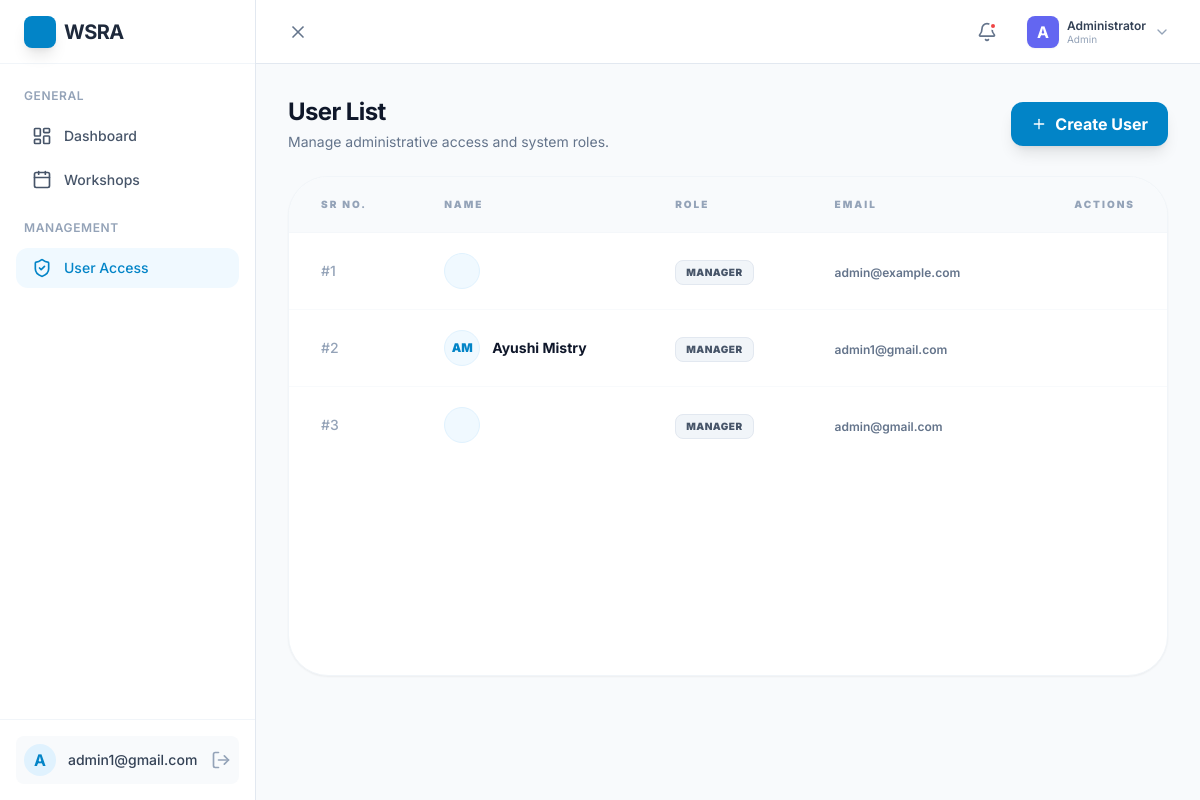
Page /show_users (signed in) on the committed database.
### main/models.py (models this page shows, shortened)
class User(AbstractBaseUser, PermissionsMixin):
    account_made_at = models.DateTimeField(auto_now=True,null=True,blank=True)
    email = models.EmailField(max_length=50, unique=True)
    password = models.CharField(max_length=500)
    first_name = models.CharField(max_length=50,blank=True,null=True)
    last_name = models.CharField(max_length=50,blank=True,null=True)
    is_admin = models.BooleanField(default=False)
    is_active = models.BooleanField(default=True)
    is_staff = models.BooleanField(default=False)
    is_superuser = models.BooleanField(default=False)
    phone_number = models.IntegerField(blank=True,null=True)
    designation = models.CharField(max_length=50,blank=True,null=True)
    roles = (("ADMIN", "ADMIN"), ("MANAGER", "MANAGER"))
    role = models.CharField(max_length=50,choices=roles, default="MANAGER")
    USERNAME_FIELD = 'email'
    objects = UserManager()

### main/views.py (the view)
# urls.py: path('show_users', views.show_users, name="show_users"),
@login_required(login_url="../login/")
def show_users(request):
	data = models.User.objects.all().order_by("-id")
	return render(request, "User/show_users.html", context={"data":data, "show_flag":True, "heading":"User List", "columns":["Sr No.", "Name", "Role", "Email"], "add_url":"/add_user", "edit_url":"/edit_user", "delete_url":"/delete_user", "user_key":True})

### main/templates/User/show_users.html (shortened to what this page needs)
{% extends "base_new.html" %}
{% load static %}
{% block content %}
<div class="space-y-6" x-data="{
    showDeleteModal: false,
    deleteUrl: '',
    confirmDelete(url) {
        this.deleteUrl = url;
        this.showDeleteModal = true;
    }
}">
    <div class="flex flex-col md:flex-row md:items-center justify-between gap-4">
        <div>
            <h1 class="text-2xl font-bold text-slate-900 tracking-tight">{{ heading }}</h1>
            <p class="text-slate-500 text-sm mt-1">Manage administrative access and system roles.</p>
        </div>
        <div>
            <a href="{{ add_url }}" class="inline-flex items-center px-5 py-2.5 bg-primary-600 text-white font-bold rounded-xl shadow-lg shadow-primary-200 hover:bg-primary-700 transition-all group">
                <i data-lucide="plus" class="w-4 h-4 mr-2 group-hover:rotate-90 transition-transform"></i>
                Create User
            </a>
        </div>
    </div>
    {% if show_flag %}
    <div class="bg-white rounded-[2.5rem] border border-slate-100 shadow-sm overflow-hidden min-h-[500px]">
        <div class="overflow-x-auto">
            <table class="w-full text-left border-collapse">
                <thead>
                    <tr class="bg-slate-50 border-b border-slate-100/50">
                        {% for i in columns %}
                            <th class="px-8 py-5 text-[10px] font-black text-slate-400 uppercase tracking-[0.2em]">{{ i }}</th>
                        {% endfor %}
                        <th class="px-8 py-5 text-[10px] font-black text-slate-400 uppercase tracking-[0.2em] text-right">Actions</th>
                    </tr>
                </thead>
                <tbody class="divide-y divide-slate-50">
                    {% for obj in data %}
                    <tr class="hover:bg-slate-50/50 transition-colors group">
                        <td class="px-8 py-5 text-sm font-medium text-slate-400">#{{ forloop.counter }}</td>
                        <td class="px-8 py-5">
                            <div class="flex items-center">
                                <div class="w-9 h-9 rounded-full bg-primary-50 text-primary-600 flex items-center justify-center font-black text-xs mr-3 border border-primary-100">
                                    {{ obj.first_name|default:""|first }}{{ obj.last_name|default:""|first }}
                                </div>
                                <span class="text-sm font-bold text-slate-900">{{ obj.first_name|default:"" }} {{ obj.last_name|default:"" }}</span>
                            </div>
                        </td>
                        <td class="px-8 py-5">
                            <span class="inline-flex items-center px-2.5 py-1 rounded-lg text-[10px] font-black uppercase tracking-wider
                                {% if obj.role == 'Admin' %}bg-indigo-50 text-indigo-600 border border-indigo-100
                                {% elif obj.role == 'Manager' %}bg-emerald-50 text-emerald-600 border border-emerald-100
                                {% else %}bg-slate-100 text-slate-600 border border-slate-200{% endif %}">
                                {{ obj.role }}
                            </span>
                        </td>
                        <td class="px-8 py-5">
                            <span class="text-xs font-semibold text-slate-500">{{ obj.email }}</span>
                        </td>
                        <td class="px-8 py-5">
                        </td>
                    </tr>
                    {% endfor %}
                </tbody>
            </table>
        </div>
    </div>
    {% endif %}
</div>
{% endblock %}

### main/templates/components/sidebar.html (shortened to what this page needs)
<div class="fixed inset-y-0 left-0 z-50 flex flex-col w-64 transition-transform duration-300 transform bg-white border-r border-slate-200"
     :class="{ '-translate-x-full': !sidebarOpen, 'translate-x-0': sidebarOpen }">
    <div class="flex items-center justify-between h-16 px-6 border-b border-slate-100">
        <a href="/" class="flex items-center space-x-2">
            <div class="flex items-center justify-center w-8 h-8 rounded-lg bg-primary-600 text-white shadow-lg">
                <i data-lucide="antigravity" class="w-5 h-5"></i>
            </div>
            <span class="text-xl font-bold tracking-tight text-slate-800">WSRA</span>
        </a>
    </div>
    <nav class="flex-1 p-4 space-y-1 overflow-y-auto">
        <div class="px-2 py-2 text-xs font-semibold tracking-wider text-slate-400 uppercase">General</div>
        <a href="{% url 'home' %}" class="flex items-center px-4 py-2.5 text-sm font-medium transition-colors rounded-xl hover:bg-slate-50 {% if request.path == '/' %}bg-primary-50 text-primary-600{% else %}text-slate-600 hover:text-slate-900{% endif %}">
            <i data-lucide="layout-dashboard" class="w-5 h-5 mr-3"></i>
            Dashboard
        </a>
        <a href="{% url 'show_workshop' %}" class="flex items-center px-4 py-2.5 text-sm font-medium transition-colors rounded-xl hover:bg-slate-50 {% if 'show_workshop' in request.path or 'show_visitors' in request.path %}bg-primary-50 text-primary-600{% else %}text-slate-600 hover:text-slate-900{% endif %}">
            <i data-lucide="calendar" class="w-5 h-5 mr-3"></i>
            Workshops
        </a>
        <div class="pt-4 px-2 py-2 text-xs font-semibold tracking-wider text-slate-400 uppercase">Management</div>
        <a href="{% url 'show_users' %}" class="flex items-center px-4 py-2.5 text-sm font-medium transition-colors rounded-xl hover:bg-slate-50 {% if 'show_users' in request.path %}bg-primary-50 text-primary-600{% else %}text-slate-600 hover:text-slate-900{% endif %}">
            <i data-lucide="shield-check" class="w-5 h-5 mr-3"></i>
            User Access
        </a>
    </nav>
    <div class="p-4 border-t border-slate-100">
        <div class="flex items-center justify-between p-2 rounded-lg bg-slate-50">
            <div class="flex items-center min-w-0">
                <div class="w-8 h-8 rounded-full bg-primary-100 flex items-center justify-center text-primary-600 font-bold">
                    {{ request.user.email|slice:":1"|upper }}
                </div>
                <div class="ml-3 min-w-0">
                    <p class="text-sm font-medium text-slate-700 truncate">{{ request.user.email }}</p>
                </div>
            </div>
            <a href="/logout/" title="Logout" class="text-slate-400 hover:text-red-500">
                <i data-lucide="log-out" class="w-5 h-5"></i>
            </a>
        </div>
    </div>
</div>

### main/templates/components/navbar.html (shortened to what this page needs)
<header class="flex items-center justify-between h-16 px-6 bg-white border-b border-slate-200 shrink-0">
    <div class="flex items-center">
        <button @click="sidebarOpen = !sidebarOpen" class="p-2 mr-4 text-slate-500 transition-colors rounded-lg hover:bg-slate-50 focus:outline-none">
            <i data-lucide="x" class="w-5 h-5" x-show="sidebarOpen"></i>
        </button>
    </div>
    <div class="flex items-center space-x-4">
        <button class="relative p-2 text-slate-500 transition-colors rounded-lg hover:bg-slate-50 focus:outline-none">
            <i data-lucide="bell" class="w-5 h-5"></i>
            <span class="absolute top-2 right-2 w-2 h-2 bg-red-500 rounded-full border-2 border-white"></span>
        </button>
        <div class="relative" x-data="{ open: false }">
            <button @click="open = !open" class="flex items-center space-x-2 p-1.5 focus:outline-none transition-colors rounded-xl hover:bg-slate-50">
                <div class="w-8 h-8 rounded-lg bg-indigo-500 flex items-center justify-center text-white font-bold shadow-sm">
                    {{ request.user.email|slice:":1"|upper }}
                </div>
                <div class="hidden sm:block text-left">
                    <p class="text-xs font-semibold text-slate-700 leading-tight">Administrator</p>
                    <p class="text-[10px] text-slate-400 leading-tight">Admin</p>
                </div>
                <i data-lucide="chevron-down" class="w-4 h-4 text-slate-400 transition-transform" :class="{ 'rotate-180': open }"></i>
            </button>
        </div>
    </div>
</header>

### rows in the picture
User: user.email "A", user.email "admin1@gmail.com", first_name|first "A", last_name|first "M", first_name "Ayushi", last_name "Mistry", role "MANAGER", email "admin1@gmail.com"
User: role "MANAGER", email "admin@example.com"
User: role "MANAGER", email "admin@gmail.com"

### other values in the picture
{{ heading }} "User List"
{{ i }} "SR NO." "NAME" "ROLE" "EMAIL"
